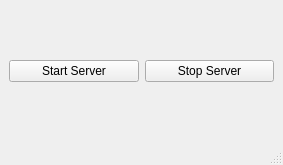
<?xml version="1.0" encoding="UTF-8"?>
<ui version="4.0">
 <class>MainWindow</class>
 <widget class="QMainWindow" name="MainWindow">
  <property name="geometry">
   <rect>
    <x>0</x>
    <y>0</y>
    <width>283</width>
    <height>165</height>
   </rect>
  </property>
  <property name="windowTitle">
   <string>MainWindow</string>
  </property>
  <widget class="QWidget" name="centralwidget">
   <layout class="QHBoxLayout" name="horizontalLayout">
    <item>
     <widget class="QPushButton" name="btnStartServer">
      <property name="text">
       <string>Start Server</string>
      </property>
     </widget>
    </item>
    <item>
     <widget class="QPushButton" name="btnStopServer">
      <property name="text">
       <string>Stop Server</string>
      </property>
     </widget>
    </item>
   </layout>
  </widget>
  <widget class="QMenuBar" name="menubar">
   <property name="geometry">
    <rect>
     <x>0</x>
     <y>0</y>
     <width>283</width>
     <height>20</height>
    </rect>
   </property>
  </widget>
  <widget class="QStatusBar" name="statusbar"/>
 </widget>
 <resources/>
 <connections/>
</ui>
